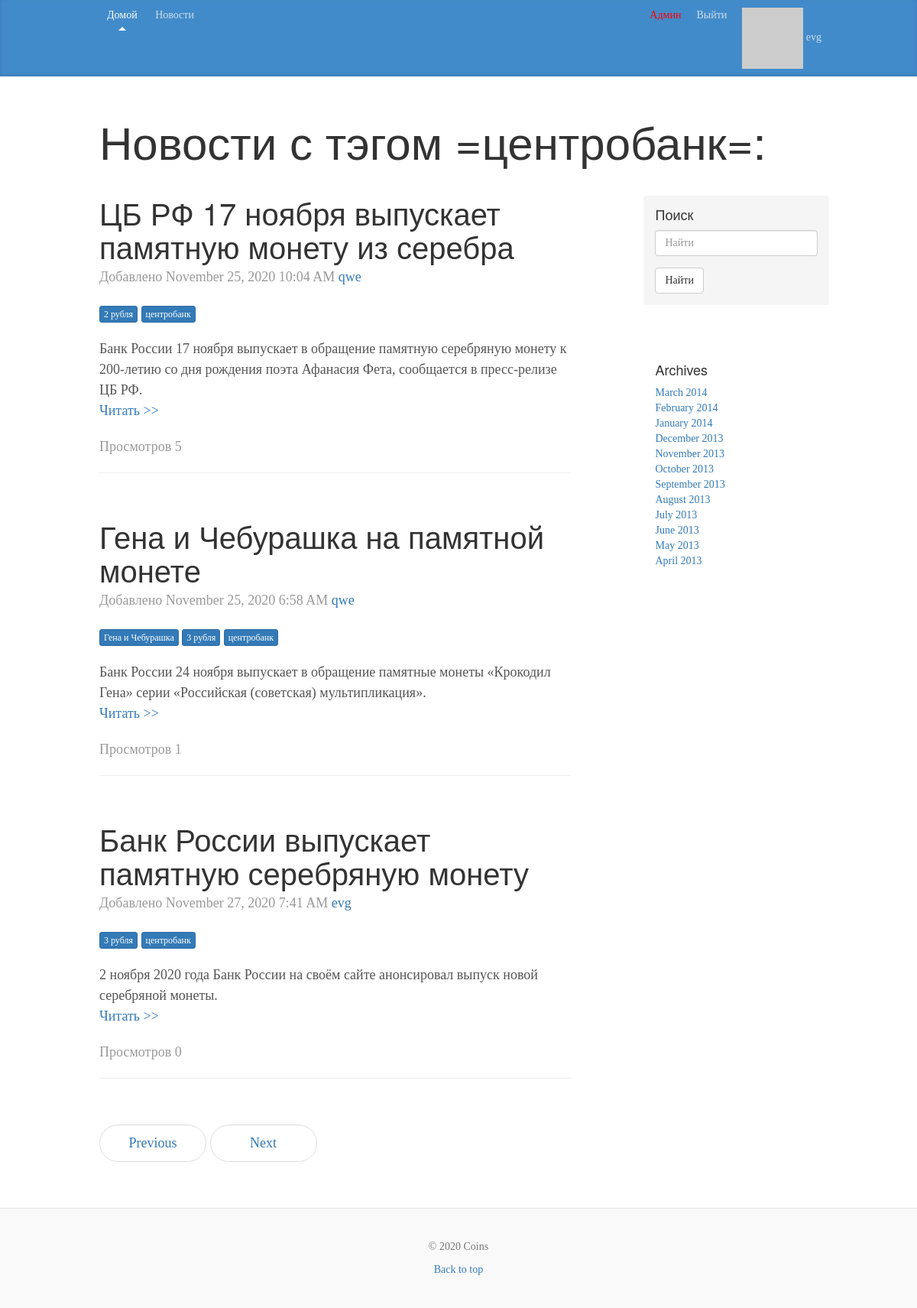
/news/tag/tsentrobank2020-11-25-10-07-54-779570 (signed in), run on an earlier commit of the app's database.
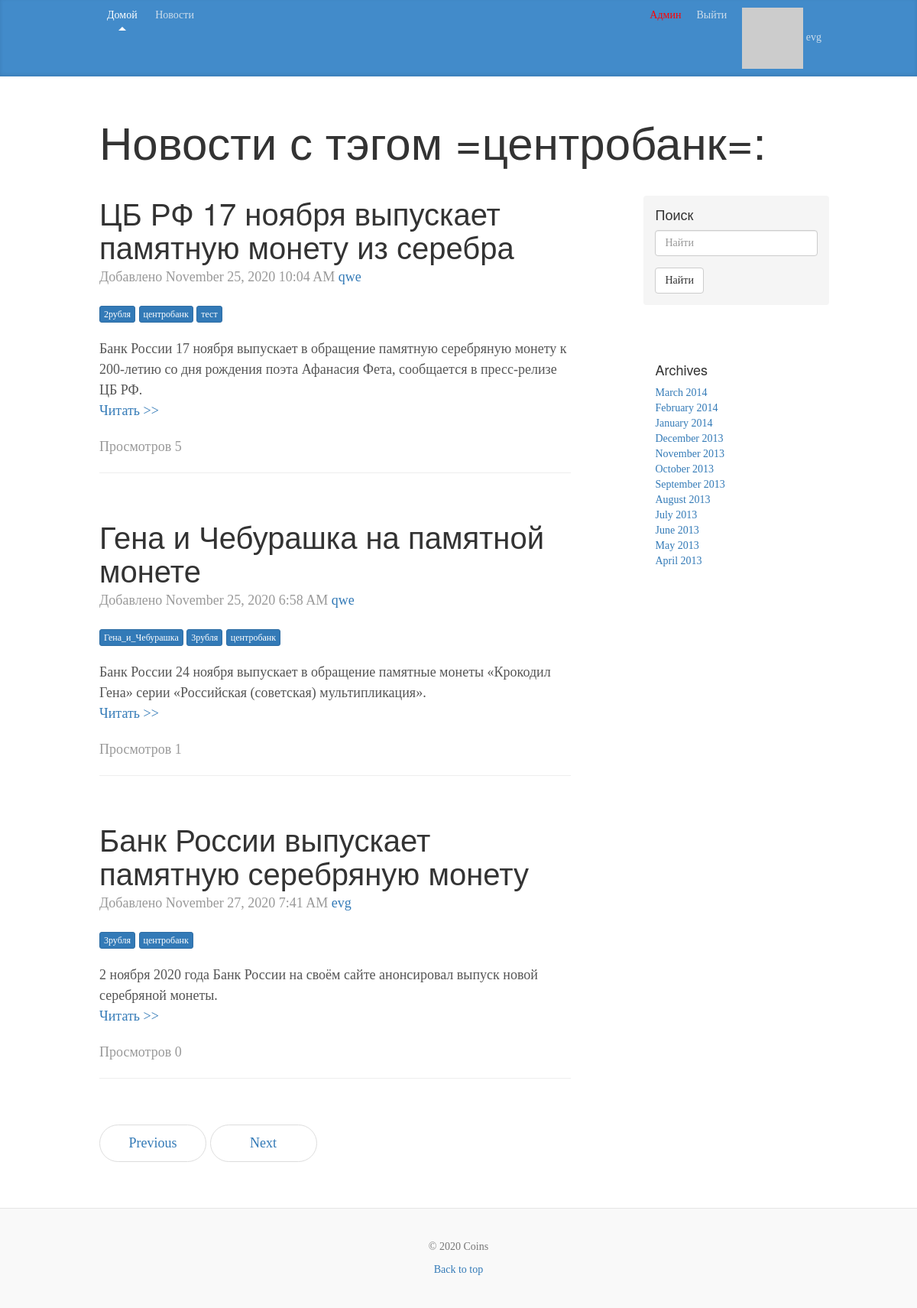
And on a later commit of the database.
### app/models.py (models this page shows, shortened)
class Post(db.Model):
    __tablename__ = 'post'
    id = db.Column(db.Integer, primary_key=True)
    title = db.Column(db.String(150))
    slug = db.Column(db.String(140), unique=True)
    pre_body = db.Column(db.Text)
    body = db.Column(db.Text)
    created = db.Column(db.DateTime, index=True, default=datetime.utcnow)
    count = db.Column(db.Integer, default=0)
    author_id = db.Column(db.Integer, db.ForeignKey('user.id'))
    tags = db.relationship('Tag', secondary='tags_posts', backref=db.backref('posts', lazy='dynamic'))

class User(db.Model, UserMixin):
    __tablename__ = 'user'
    id = db.Column(db.Integer, primary_key=True)
    email = db.Column(db.String(255), unique=True)
    username = db.Column(db.String(255), unique=True, index=True)
    password_hash = db.Column(db.String(255))
    active = db.Column(db.Boolean())
    confirmed_at = db.Column(db.DateTime())
    name = db.Column(db.String(64))
    location = db.Column(db.String(64))
    member_since = db.Column(db.DateTime(), default=datetime.utcnow)
    about_me = db.Column(db.String(140))
    last_seen = db.Column(db.DateTime, default=datetime.utcnow)
    avatar_hash = db.Column(db.String(32))
    roles = db.relationship('Role', secondary='roles_users', backref=db.backref('users', lazy='dynamic'))
    posts = db.relationship('Post', backref='author', lazy='dynamic')
    img = db.relationship('StorageImg', backref='author', lazy='dynamic')
    @property
    def password(self):
        raise AttributeError('password is not a readable attribute')
    def gravatar(self, size=100, default='identicon', rating='g'):
        url = 'https://secure.gravatar.com/avatar'
        hash = self.avatar_hash or self.gravatar_hash()
        return '{url}/{hash}?s={size}&d={default}&r={rating}'.\
                        format(url=url, hash=hash, size=size, default=default, rating=rating)
    def is_administrator(self):
        for r in self.roles:
            if str(r) == 'admin':
                return True
        return False

class Tag(db.Model):
    __tablename__ = 'tag'
    id = db.Column(db.Integer, primary_key=True)
    name = db.Column(db.String(100))
    slug = db.Column(db.String(100), unique=True)

### app/posts/controllers.py (the view)
@module.route('/news/tag/<slug>')
def tag_detail(slug):
    tag = Tag.query.filter(Tag.slug == slug).first()
    posts = tag.posts
    return render_template('posts/news_tag.html', posts=posts, tag=tag)

### app/models.py (called while the page is built)
@login_manager.user_loader
def load_user(user_id):
    return User.query.get(int(user_id))

    def __repr__(self):
        return self.name

### app/templates/posts/news_tag.html
{% extends "layout.html" %}
{% block title_post%}Новости с тэгом ={{ tag.name }}=:{% endblock %}
{% block content %}
{% for post in posts%}
<div class="blog-post">
  <h2 class="blog-post-title">{{ post.title }}</h2>
  <p class="blog-post-meta">Добавлено {{ moment(post.created).format('LLL') }}
    <a href="{{ url_for('users.user', username=post.author.username) }}">{{ post.author.username }}</a></p>
  {% if post.tags %}
    <p class="blog-post-meta">
    {% for tag in post.tags %}
    <a class="btn btn-primary btn-xs" href="{{ url_for('posts.tag_detail', slug=tag.slug) }}" role="button">{{ tag.name }}</a>
    {% endfor%}
    </p>
  {% endif %}
  {{ post.pre_body|safe }}
  <p class="blog-post-meta"><a href="{{ url_for('posts.news_detal', slug=post.slug) }}">Читать >></a></p>
  <p class="blog-post-meta">Просмотров {{ post.count }}</p>
  <hr>
</div>
{% endfor %}
<nav>
  <ul class="pager">
    <li><a href="#">Previous</a></li>
    <li><a href="#">Next</a></li>
  </ul>
</nav>
{% endblock %}

What changed in the data, as far as the page shows it:
changed Tag: name "2 рубля" → "2рубля"
added Tag: name "тест", shown under Post "ЦБ РФ 17 ноября выпускает памятную монету из серебра"
changed Tag: name "Гена и Чебурашка" → "Гена_и_Чебурашка"
changed Tag: name "3 рубля" → "3рубля"
